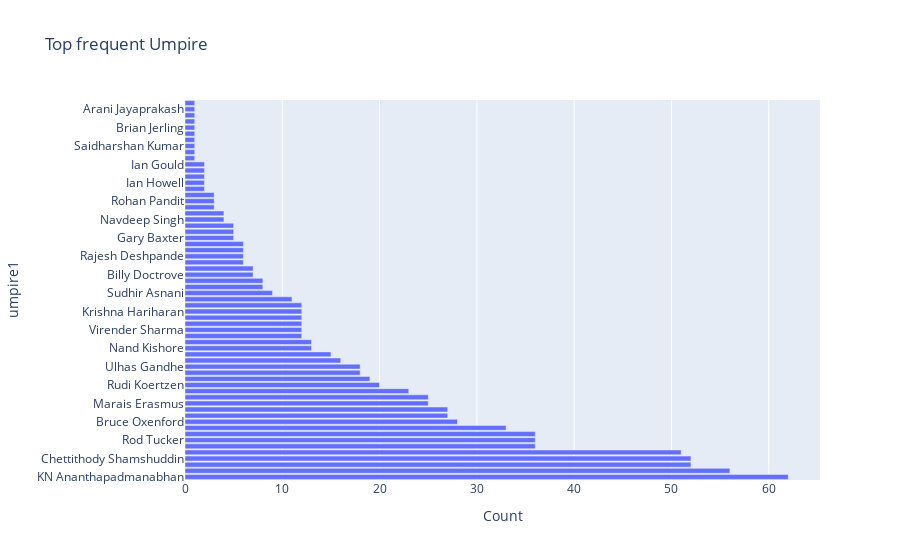

Source (notebook cell):
### Markdown cell above
## Umpire

### Code cell
fig = px.bar(ump1, y=ump1.index, x=ump1.values, orientation='h', 
             labels={'x': 'Count', 'y': 'Umpire of the Match'}, title='Top frequent Umpire')
fig.show()

### Figure 1 — Plotly figure (JSON) as saved in the notebook; plotly's stock layout.template omitted (floating-point values rounded to 4 significant figures)
{"data": [{"alignmentgroup": "True", "hovertemplate": "Count=%{x}<br>umpire1=%{y}<extra></extra>", "legendgroup": "", "marker": {"color": "#636efa", "pattern": {"shape": ""}}, "name": "", "offsetgroup": "", "orientation": "h", "showlegend": false, "textposition": "auto", "type": "bar", "x": [62, 56, 52, 52, 51, 36, 36, 36, 33, 28, 27, 27, 25, 25, 23, 20, 19, 18, 18, 16, 15, 13, 13, 12, 12, 12, 12, 12, 12, 11, 9, 8, 8, 7, 7, 6, 6, 6, 6, 5, 5, 5, 4, 4, 3, 3, 3, 2, 2, 2, 2, 2, 1, 1, 1, 1, 1, 1, 1, 1, 1, 1], "xaxis": "x", "y": ["KN Ananthapadmanabhan", "Kumar Dharmasena", "Anil Chaudhary", "Chettithody Shamshuddin", "Chris Gaffaney", "Nitin Menon", "Rod Tucker", "Vineet Kulkarni", "Asad Rauf", "Bruce Oxenford", "Anil Dandekar", "Shavir Tarapore", "Marais Erasmus", "Yeshwant Barde", "Russell Tiffin", "Rudi Koertzen", "Amiesh Saheba", "Nigel Llong", "Ulhas Gandhe", "Billy Bowden", "Johan Cloete", "Nand Kishore", "Simon Taufel", "Jayaraman Madanagopal", "Virender Sharma", "Aleem Dar", "Daryl Harper", "Krishna Hariharan", "Krishnaraj Srinath", "Mark Benson", "Sudhir Asnani", "Sanjay Hazare", "Saiyed Khalid", "Billy Doctrove", "Michael Gough", "Nandan", "Rajesh Deshpande", "Richard Illingworth", "Pashchim Pathak", "Gary Baxter", "Abhijit Deshmukh", "Sundaram Ravi", "Navdeep Singh", "Paul Reiffel", "Steve Davis", "Rohan Pandit", "Tapan Sharma", "Tyron Wijewardene", "Ian Howell", "Simon Fry", "Sadashiv Iyer", "Ian Gould", "Nikhil Patwardhan", "Krishnamachari Bharatan", "Saidharshan Kumar", "Shashank Ranade", "Akshay Totre", "Brian Jerling", "Narendra Menon", "Suresh Shastri", "Arani Jayaprakash", "Ivaturi Shivram"], "yaxis": "y"}], "layout": {"barmode": "relative", "legend": {"tracegroupgap": 0}, "title": {"text": "Top frequent Umpire"}, "xaxis": {"anchor": "y", "domain": [0, 1], "title": {"text": "Count"}}, "yaxis": {"anchor": "x", "domain": [0, 1], "title": {"text": "umpire1"}}}}
